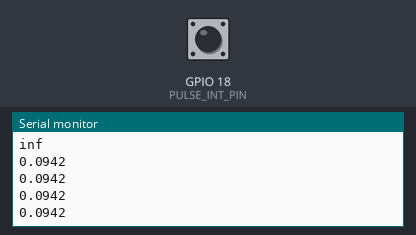
Bench run of a program on a simulated ESP32. Parts: the last lines printed to the serial monitor. Inputs (shaded band) come from the test bench; at power-on: GPIO 18 (PULSE_INT_PIN) LOW.

Above: at 1.2 s.
1.3 s: GPIO 18 (PULSE_INT_PIN) pulled HIGH for 0.15 s
At 1.35 s:
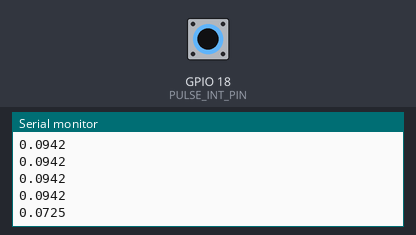
2.9 s: GPIO 18 (PULSE_INT_PIN) pulled HIGH for 1 s
At 2.95 s:
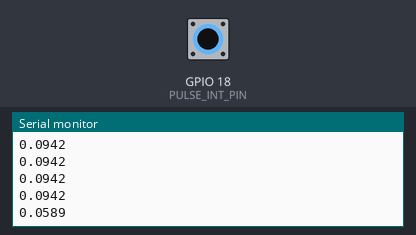
5.4 s: GPIO 18 (PULSE_INT_PIN) pulled HIGH for 0.15 s
At 5.43 s:
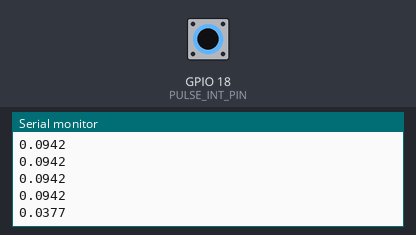
Timing chart, 0 to 8.4 s (numbered marks = the images above; inputs shaded):
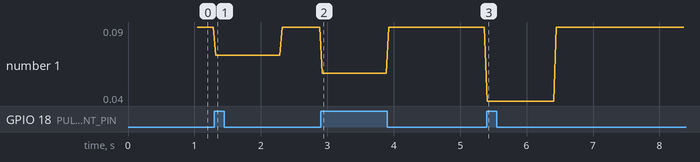

Measured:
- after the input at 1.3 s, the serial monitor: prints a new line at once (image 1)
- after the input at 2.9 s, the serial monitor: prints a new line at once (image 2)
- after the input at 5.4 s, the serial monitor: prints a new line at once (image 3)

The program:

main.cpp
```cpp
#define ESP32_DEVKIT

/* Main library */
#include "Arduino.h"
#include "math.h"

/* Communication library */

/* Device library */

/* Task declaration */
#define CORE_0 0
#define CORE_1 1

#define PRIORITY_2 2
#define PRIORITY_1 1
#define PRIORITY_0 0

/* Semaphore & Mutex declaration */
SemaphoreHandle_t accessSemaphore = xSemaphoreCreateMutex();
SemaphoreHandle_t accessSemaphore2 = xSemaphoreCreateMutex();
portMUX_TYPE pulseMutex = portMUX_INITIALIZER_UNLOCKED;

/* Pulse signal config */
unsigned int TIME_OUT_MICROS   = 1000000;     // count up time out [1 second]
unsigned int PULSE_P_ROUNDS    = 48;          // pulse per 1 round

volatile unsigned long previous_micros = 0;   // previous time [micro second]
volatile unsigned long current_micros = 0;    // current time [micro second]
volatile unsigned long pulse_interval_micros = 0;    // current time [micro second]

/* Global variable */
#if defined(ESP32_DEVKIT)
#define PULSE_INT_PIN 18
#endif

double WHEEL_DIAMETER = 0.4;     // wheel diameter [m]
double WHEEL_CIRCUMFERENCE = WHEEL_DIAMETER * PI;   // wheel circumference [m]
double wheel_rotate_speed_mps = 0.0;
double wheel_rotate_speed_kmph = 0.0;


void IRAM_ATTR PULSE_SIGNAL_ISR() {
    portENTER_CRITICAL_ISR(&pulseMutex);

    current_micros = micros();
    pulse_interval_micros = current_micros - previous_micros;
    previous_micros = current_micros;

    portEXIT_CRITICAL_ISR(&pulseMutex);
}


void TaskPulseWatchdog(void *pvParameters){
    volatile unsigned long wd_current_micros = 0;    // current time [micro second]

    for(;;) {
        portENTER_CRITICAL_ISR(&pulseMutex);

        wd_current_micros = micros();
        if(wd_current_micros - previous_micros > TIME_OUT_MICROS) {
            pulse_interval_micros = TIME_OUT_MICROS;
        }

        portEXIT_CRITICAL_ISR(&pulseMutex);

        vTaskDelay(pdMS_TO_TICKS(50));
    }
}

void TaskSpeedCalc(void *pvParameters){
    volatile unsigned long psuedo_rotate_micros = 0;   // psuedo round time [10 micro second]

    for(;;) {
        portENTER_CRITICAL_ISR(&pulseMutex);
        psuedo_rotate_micros = pulse_interval_micros * PULSE_P_ROUNDS;
        portEXIT_CRITICAL_ISR(&pulseMutex);

        wheel_rotate_speed_mps = WHEEL_CIRCUMFERENCE / (psuedo_rotate_micros / 1000000.0);
        if(xSemaphoreTake(accessSemaphore, (TickType_t)10 ) == pdTRUE) {
            wheel_rotate_speed_kmph = wheel_rotate_speed_mps * 3.6;

            xSemaphoreGive(accessSemaphore);
        }

        vTaskDelay(pdMS_TO_TICKS(20));
    }
}

void TaskPrint(void *pvParameters){

    for(;;) {
        if(xSemaphoreTake(accessSemaphore2, (TickType_t)10 ) == pdTRUE) {
            Serial.println(wheel_rotate_speed_kmph, 4);

            xSemaphoreGive(accessSemaphore2);
        }

        vTaskDelay(pdMS_TO_TICKS(40));
    }
}

void setup(){
    Serial.begin(115200);

    /* Pin setting */
    pinMode(PULSE_INT_PIN, INPUT);

    /* Task setting */
#if defined(ESP32_DEVKIT)
    xTaskCreateUniversal(TaskPulseWatchdog, "TaskPulseWatchdog", 4096, NULL, PRIORITY_2, NULL, CORE_0);
    xTaskCreateUniversal(TaskSpeedCalc, "TaskSpeedCalc", 4096, NULL, PRIORITY_1, NULL, CORE_0);
    xTaskCreateUniversal(TaskPrint, "TaskPrint", 4096, NULL, PRIORITY_0, NULL, CORE_0);
#endif

    /* Interrupt setting */
    attachInterrupt(digitalPinToInterrupt(PULSE_INT_PIN), PULSE_SIGNAL_ISR, RISING);

}

void loop(){}
```
